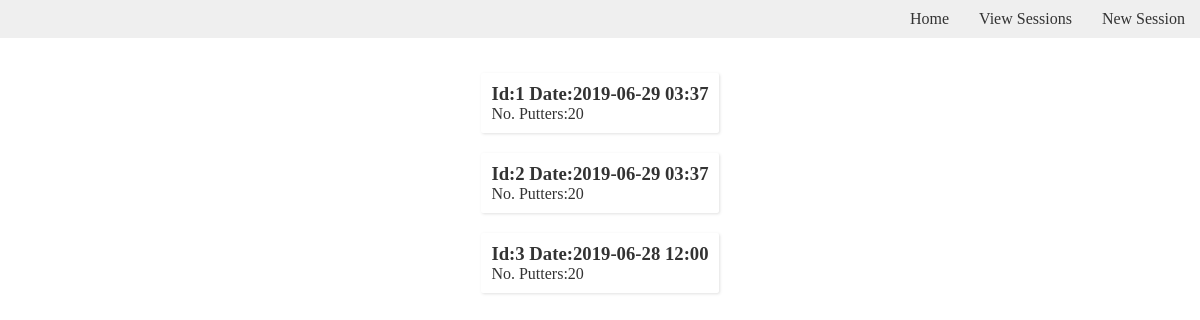
The page /puttsesh/view on the database as committed earlier.
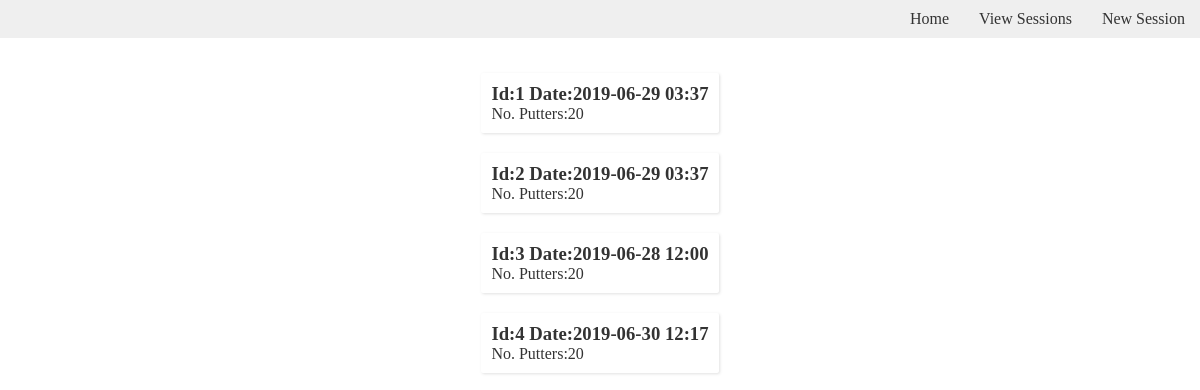
The same page on the database as committed later.
### model.py (models this page shows)
class PuttSesh(Model):
    date = DateTimeField()
    no_putters = IntegerField()
    class Meta:
        database = db

### main.py (the view)
@app.route('/puttsesh/view')
def view_puttsesh():
    all_sessions = PuttSesh.select()
    return render_template('view_puttsesh.jinja2', all_sessions=all_sessions)

### templates/view_puttsesh.jinja2
{% extends "base.jinja2" %}
{% block content %}
<div class='outer-container puttsesh-container'>
{% for session in all_sessions %}
<a class="puttsesh-link" href="{{ url_for('view_puttsesh_single', sesh_id=session.id) }}">
    <h3>Id:{{ session.id }} Date:{{ session.date.strftime('%Y-%m-%d %I:%M') }}</h3>
    <p>No. Putters:{{ session.no_putters }}</p>
</a>
{% endfor %}
</div>
{% endblock content %}

### templates/base.jinja2 (shortened to what this page needs)
<!doctype html>
<html lang="en">
<head>
<link rel='stylesheet' href="{{ url_for('static', filename='css/main.css') }}">
</head>
<body>
	<nav>
		<a href="{{ url_for('home') }}">Home</a>
		<a href="{{ url_for('view_puttsesh') }}">View Sessions</a>
		{% if session.get('current_sesh_id') %}
			<a href="{{ url_for('current_puttsesh', sesh_id=session.get('current_sesh_id')) }}">Current Puttsesh</a>
		{% else %}
			<a href="{{ url_for('new_puttsesh') }}">New Session</a>
		{% endif %}
	</nav>
	{% block content %} {% endblock content %}
</body>
</html>

### static/css/main.css (style rules this page uses)
:root { --main-box-shadow: 1px 1px 3px 0px rgba(51, 51, 51, 0.15); --white-font: #efefef; --dark-grey-font: #333; --grey-font: #666; --light-grey-font: #bbb; --red: #cc0000; --darker-red: #bb0000; --transition-time: 300ms; }
* { box-sizing: border-box; margin: 0; padding: 0; }
nav { background: var(--white-font); display: flex; justify-content: flex-end; }
nav a { color: var(--dark-grey-font); padding: 10px 15px; text-decoration: none; transition: var(--transition-time); }
.outer-container { display: flex; justify-content: space-around; padding: 25px 0 0 0; width: 100%; }
.puttsesh-container { align-items: center; display: flex; flex-direction: column; }
.puttsesh-container { align-items: center; flex-direction: column; }
.puttsesh-link { border-radius: 2px; box-shadow: var(--main-box-shadow); color: var(--dark-grey-font); margin: 10px 0; padding: 10px; text-decoration: none; transition: var(--transition-time); }

Rows that differ between the two databases and show on the page:
added PuttSesh: id "4", date "2019-06-30 12:17", no_putters "20"
